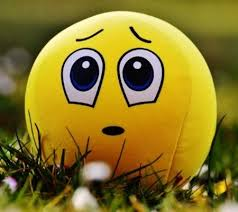
#> input picture images/download.jpg, 238 x 212 px
$ jupyter execute Color_conversion.ipynb
#> lines starting #> are read from the running program, lines starting #| are printed output that depends on the picture
[cell 1]
import cv2
import numpy as np
from matplotlib import pyplot as plt
image=cv2.imread('./images/download.jpg')
#> image is the input picture: shape (212, 238, 3); mean B, G, R 39.4, 119.5, 137.8
cv2.imshow("Smile",image)
cv2.waitKey()
cv2.destroyAllWindows()

[cell 2]
B, G, R = image[10, 50]
#> B = 46; G = 111; R = 120
print( B, G, R)
#| 46 111 120
print (image.shape)
#| (212, 238, 3)

[cell 3]
gray_img = cv2.cvtColor(image, cv2.COLOR_BGR2GRAY)
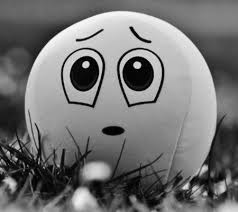
#> gray_img: shape (212, 238); min 0, max 250, mean 115.9
print (gray_img.shape)
#| (212, 238)
print (gray_img[10, 50])
#| 106
gray_img[0, 0]
#> Out = 95

# HSV

[cell 4]
hsv_image = cv2.cvtColor(image, cv2.COLOR_BGR2HSV)
#> hsv_image: shape (212, 238, 3); mean H, S, V 33, 189.1, 139.7

cv2.imshow('HSV image', hsv_image)
cv2.imshow('Hue channel', hsv_image[:, :, 0])
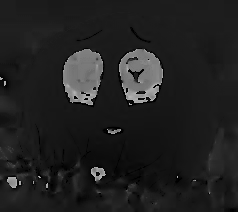
#> window 'Hue channel': shape (212, 238); min 0, max 179, mean 33
cv2.imshow('Saturation channel', hsv_image[:, :, 1])
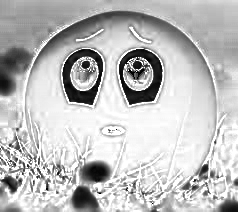
#> window 'Saturation channel': shape (212, 238); min 0, max 255, mean 189.1
cv2.imshow('Value channel', hsv_image[:, :, 2])

cv2.waitKey()
cv2.destroyAllWindows()

# Rgb

[cell 5]
B,G,R=cv2.split(image)
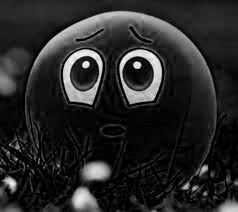
#> B: shape (212, 238); min 0, max 255, mean 39.4
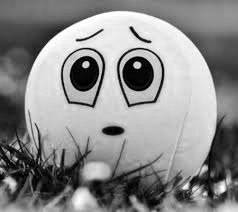
#> R: shape (212, 238); min 0, max 255, mean 137.8
print(B.shape)
#| (212, 238)
cv2.imshow("red",R)
cv2.imshow("blue",B)
cv2.imshow("Green",G)
merge=cv2.merge([B,G,R])
merge2=cv2.merge([B+100,G,R])
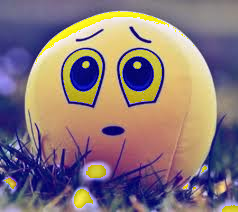
#> merge2: shape (212, 238, 3); mean B, G, R 122.9, 119.5, 137.8
cv2.imshow("merge1",merge)
cv2.imshow("merge with apmlifies blue",merge2)
cv2.waitKey()
cv2.destroyAllWindows()

[cell 6]
B, G, R = cv2.split(image)

zeros = np.zeros(image.shape[:2], dtype = "uint8")

cv2.imshow("Red", cv2.merge([zeros, zeros, R]))
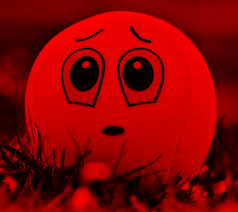
#> window 'Red': shape (212, 238, 3); mean B, G, R 0, 0, 137.8
cv2.imshow("Green", cv2.merge([zeros, G, zeros]))
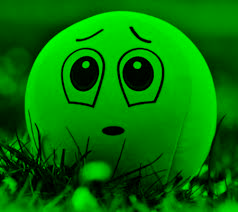
#> window 'Green': shape (212, 238, 3); mean B, G, R 0, 119.5, 0
cv2.imshow("Blue", cv2.merge([B, zeros, zeros]))
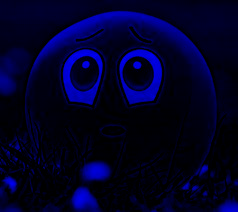
#> window 'Blue': shape (212, 238, 3); mean B, G, R 39.4, 0, 0

cv2.waitKey(0)
cv2.destroyAllWindows()

[cell 7]
image.shape[:2]
#> Out = (212, 238)

# histogram

[cell 8]
hist = cv2.calcHist([image],[0],None,[256],[0,256])
#> hist = 256 values, max 5253 at index 0, min 0 at index 252, mean 197.1
plt.hist(image.ravel(),256,[0,256]);plt.show()
color = ('b', 'g', 'r')
for i,col in enumerate(color):
    hist2=cv2.calcHist([image],[i],None,[256],[0,256])
    plt.plot(hist2,color=col)
    plt.xlim([0,256])

plt.show()
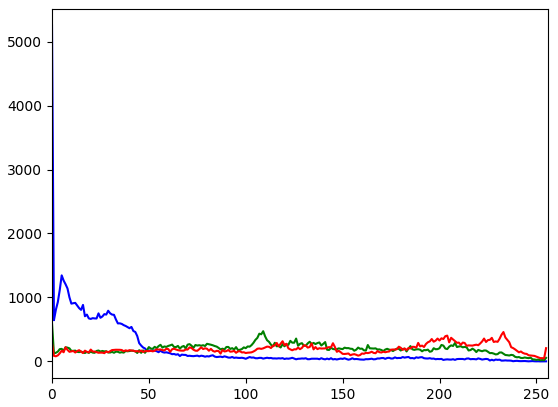
#> figure drawn by matplotlib, 1 panel; curve peaks at x = 0, y = 5253; curve peaks at x = 0, y = 597; curve peaks at x = 233, y = 459
